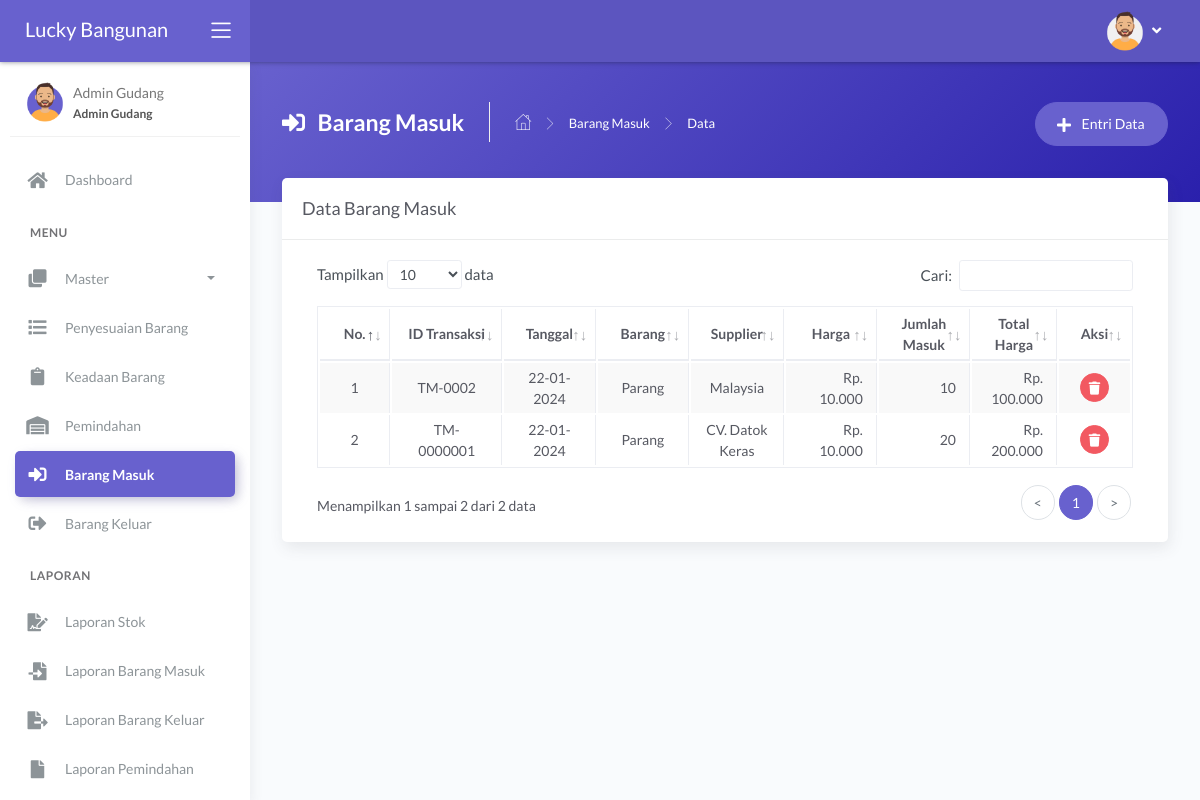
/main.php?module=barang_masuk (signed in), run on the app's committed database.
### tables this page shows
CREATE TABLE `tbl_barang_masuk` (
  `id_transaksi` varchar(10) NOT NULL,
  `tanggal` date NOT NULL,
  `barang` varchar(5) NOT NULL,
  `supplier` varchar(50) NOT NULL,
  `harga` int(11) DEFAULT NULL,
  `jumlah` int(11) DEFAULT NULL,
  `total_harga` int(11) DEFAULT NULL
);

CREATE TABLE `tbl_barang` (
  `id_barang` varchar(5) NOT NULL,
  `nama_barang` varchar(100) NOT NULL,
  `harga` int(11) DEFAULT NULL,
  `harga_jual` int(11) DEFAULT NULL,
  `stok_minimum` int(11) NOT NULL,
  `stok` int(11) NOT NULL DEFAULT 0,
  `satuan` int(11) NOT NULL,
  `foto` varchar(100) DEFAULT NULL
);

### modules/barang-masuk/tampil_data.php (the view, shortened to what this page needs)
<?php
if (basename($_SERVER['PHP_SELF']) === basename(__FILE__)) {
  header('location: 404.html');
}
else {
?>
  <div class="panel-header bg-secondary-gradient">
    <div class="page-inner py-45">
      <div class="d-flex align-items-left align-items-md-top flex-column flex-md-row">
        <div class="page-header text-white">
          <h4 class="page-title text-white"><i class="fas fa-sign-in-alt mr-2"></i> Barang Masuk</h4>
          <ul class="breadcrumbs">
            <li class="nav-home"><a href="?module=dashboard"><i class="flaticon-home text-white"></i></a></li>
            <li class="separator"><i class="flaticon-right-arrow"></i></li>
            <li class="nav-item"><a href="?module=barang_masuk" class="text-white">Barang Masuk</a></li>
            <li class="separator"><i class="flaticon-right-arrow"></i></li>
            <li class="nav-item"><a>Data</a></li>
          </ul>
        </div>
        <div class="ml-md-auto py-2 py-md-0">
          <a href="?module=form_entri_barang_masuk" class="btn btn-secondary btn-round">
            <span class="btn-label"><i class="fa fa-plus mr-2"></i></span> Entri Data
          </a>
        </div>
      </div>
    </div>
  </div>
  <div class="page-inner mt--5">
    <div class="card">
      <div class="card-header">
        <div class="card-title">Data Barang Masuk</div>
      </div>
      <div class="card-body">
        <div class="table-responsive">
          <table id="basic-datatables" class="display table table-bordered table-striped table-hover">
            <thead>
              <tr>
                <th class="text-center">No.</th>
                <th class="text-center">ID Transaksi</th>
                <th class="text-center">Tanggal</th>
                <th class="text-center">Barang</th>
                <th class="text-center">Supplier</th>
                <th class="text-center">Harga</th>
                <th class="text-center">Jumlah Masuk</th>
                <th class="text-center">Total Harga</th>
                <th class="text-center">Aksi</th>
              </tr>
            </thead>
            <tbody>
              <?php
              $no = 1;
              $query = mysqli_query($mysqli, "SELECT a.id_transaksi, a.tanggal, a.barang, a.supplier, a.harga, a.jumlah, a.total_harga, b.nama_barang, c.nama_satuan
                                              FROM tbl_barang_masuk as a INNER JOIN tbl_barang as b INNER JOIN tbl_satuan as c
                                              ON a.barang=b.id_barang AND b.satuan=c.id_satuan
                                              ORDER BY a.id_transaksi DESC")
                                              or die('Ada kesalahan pada query tampil data : ' . mysqli_error($mysqli));
              while ($data = mysqli_fetch_assoc($query)) { ?>
                <tr>
                  <td width="50" class="text-center"><?php echo $no++; ?></td>
                  <td width="90" class="text-center"><?php echo $data['id_transaksi']; ?></td>
                  <td width="70" class="text-center"><?php echo date('d-m-Y', strtotime($data['tanggal'])); ?></td>
                  <td width="70" class="text-center"><?php echo $data['nama_barang']; ?></td>
                  <td width="70" class="text-center"><?php echo $data['supplier']; ?></td>
                  <td width="70" class="text-right">Rp. <?php echo number_format($data['harga'], 0, '', '.'); ?></td>
                  <td width="70" class="text-right"><?php echo number_format($data['jumlah'], 0, '', '.'); ?></td>
                  <td width="60" class="text-right">Rp. <?php echo number_format($data['total_harga'], 0, '', '.'); ?></td>
                  <td width="50" class="text-center">
                    <div>
                      <a href="modules/barang-masuk/proses_hapus.php?id=<?php echo $data['id_transaksi']; ?>" onclick="return confirm('Anda yakin ingin menghapus data barang masuk <?php echo $data['id_transaksi']; ?>?')" class="btn btn-icon btn-round btn-danger btn-sm" data-toggle="tooltip" data-placement="top" title="Hapus">
                        <i class="fas fa-trash fa-sm"></i>
                      </a>
                    </div>
                  </td>
                </tr>
              <?php } ?>
            </tbody>
          </table>
        </div>
      </div>
    </div>
  </div>
<?php } ?>

### data on the page
tbl_barang_masuk: id_transaksi "TM-0002", tanggal "22-01-2024", barang.nama_barang "Parang", supplier "Malaysia", harga "10.000", jumlah "10", total_harga "100.000"
tbl_barang_masuk: id_transaksi "TM-0000001", tanggal "22-01-2024", barang.nama_barang "Parang", supplier "CV. Datok Keras", harga "10.000", jumlah "20", total_harga "200.000"

### other printed values
$_SESSION['nama_user'] "Admin Gudang"
$_SESSION['hak_akses'] "Admin Gudang"
